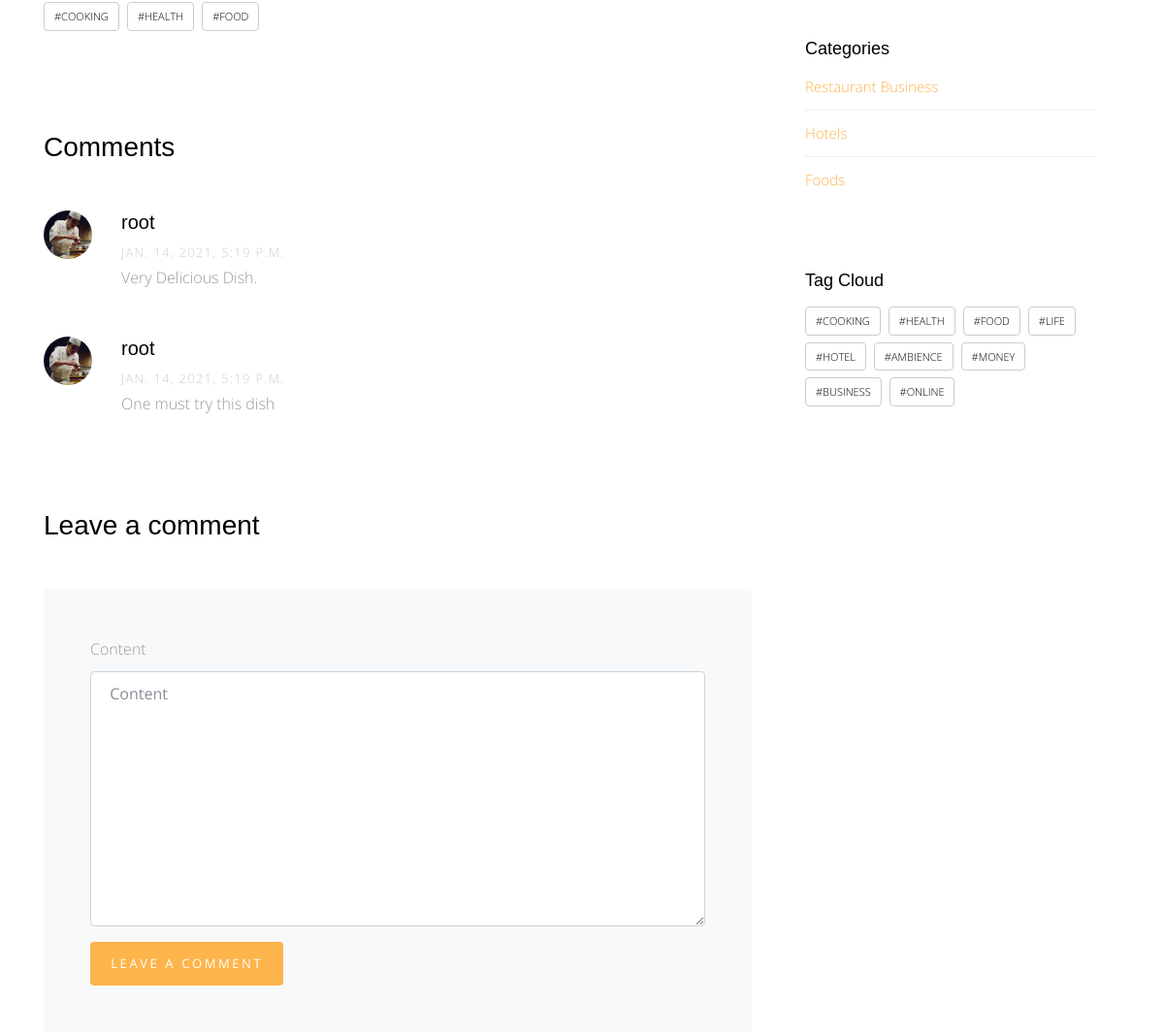
The page /blog/3 (middle part) on the database as committed earlier.
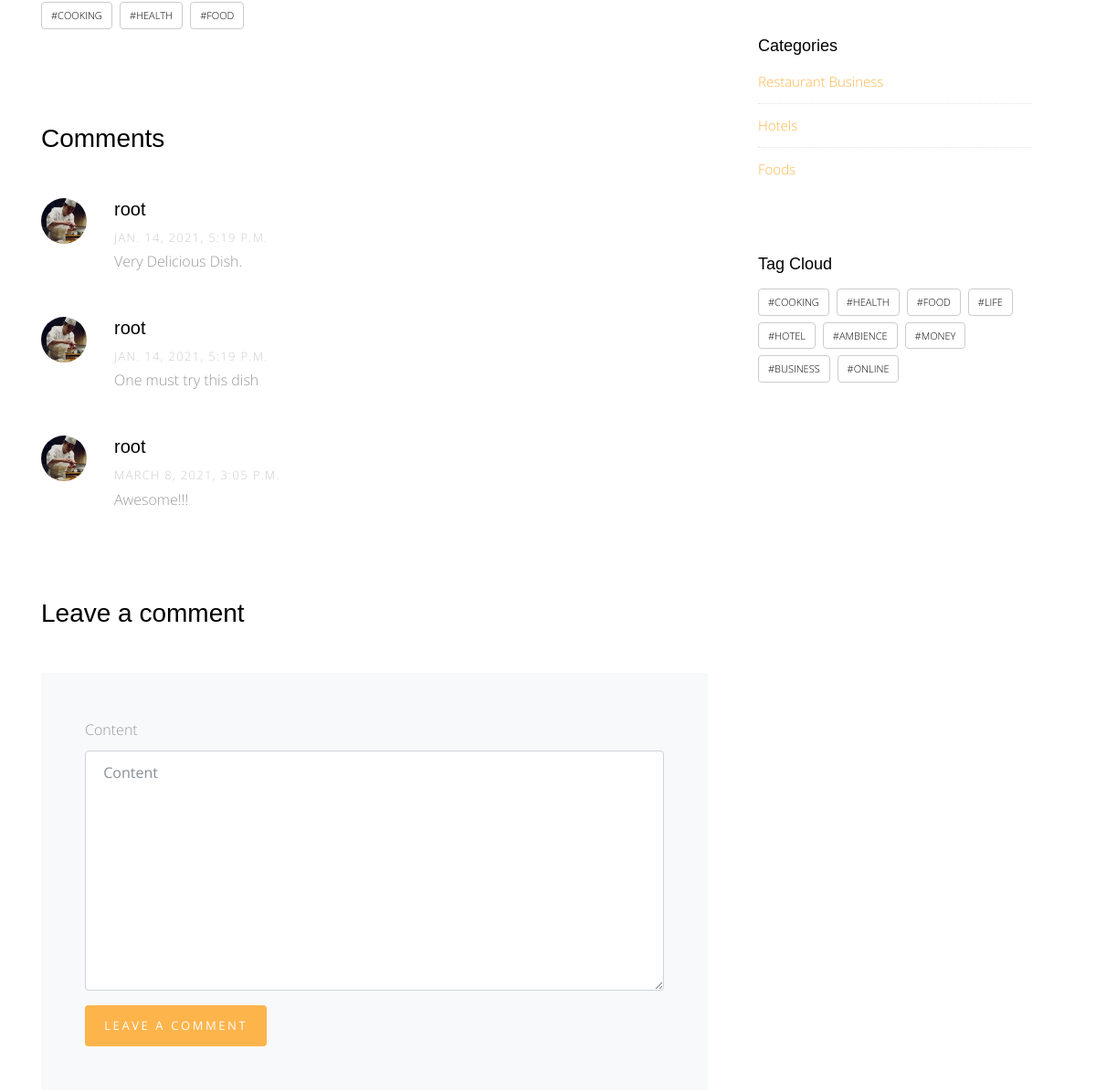
The same page on the database as committed later.
### blog/models.py (models this page shows, shortened)
class Comment(models.Model):
    user = models.ForeignKey(User , on_delete=models.CASCADE)
    post = models.ForeignKey(Post , on_delete=models.CASCADE)
    content = models.TextField()
    created = models.DateTimeField(default=timezone.now)

class Category(models.Model):
    category_name=models.CharField(max_length=50)
    class Meta:
        verbose_name='category'
        verbose_name_plural='categories'
    def __str__(self):
        return self.category_name

### blog/views.py (the view, shortened to what this page needs)
# urls.py: path('<int:id>',views.post_detail,name="post_detail"),
def post_detail(request,id):
    post_detail=Post.objects.get(id=id)
    categories=Category.objects.all()
    all_tags= Tag.objects.all()
    comments=Comment.objects.filter(post=post_detail)
    comment_form=CommentForm()
    context={
        'post_detail':post_detail,
        'categories':categories,
        'all_tags':all_tags,
        'comments':comments,
        'comment_form':comment_form,
    }
    return render(request,"blog/post_detail.html",context)

### blog/forms.py
class CommentForm(forms.ModelForm):
    class Meta:
        model=Comment
        fields=['content']

### blog/models.py (called while the page is built)
    def __str__(self):
        return self.title

### blog/templates/blog/post_detail.html (shortened to what this page needs)
{% extends 'base.html' %}
{% load static %}
{% load bootstrap4 %}
{% block body %}
<div class="main-wrap">
       <div class="section">
          <div class="container">
            <div class="row">
              <div class="col-md-8">
                <div class="tag-widget post-tag-container mb-5 mt-5">
                  <div class="tagcloud">
                  {% for tag in post_detail.tags.all %}
                        <a href="{% url 'blog:post_by_tag' tag %}" class="tag-cloud-link">#{{tag}}</a>
                    {% endfor %}
                  </div>
                </div>
                <div class="pt-5 mt-5">
                  <h3 class="mb-5"> Comments</h3>
                  <ul class="comment-list">
                      {% for comment in comments %}
                      <li class="comment">
                        <div class="vcard bio">
                          <img src="{% static 'site_static/img/person_1.jpg' %}" alt="Image placeholder">
                        </div>
                        <div class="comment-body">
                          <h3>{{comment.user}}</h3>
                          <div class="meta">{{comment.created}}</div>
                          <p>{{comment.content}}</p>
                        </div>
                      </li>
                      {% endfor %}
                  </ul>
                  <div class="comment-form-wrap pt-5">
                    <h3 class="mb-5">Leave a comment</h3>
                    <form method="POST" class="p-5 bg-light">
                    {% bootstrap_form comment_form %}
                    {% buttons %}
                    <button type="submit" class="btn btn-primary">Leave A Comment</button>
                    {% endbuttons %}
                    </form>
                  </div>
                </div>
              </div>
              <div class="col-md-4 sidebar">
                <div class="sidebar-box">
                  <div class="categories">
                    <h3>Categories</h3>
                    {% for category in categories %}
                    <li><a href="#">{{category}}</a></li>
                    {% endfor %}
                  </div>
                </div>
                <div class="sidebar-box">
                  <h3>Tag Cloud</h3>
                  <div class="tagcloud">
                  {% for tag in all_tags %}
                        <a href="{% url 'blog:post_by_tag' tag %}" class="tag-cloud-link">#{{tag}}</a>
                    {% endfor %}
                  </div>
                </div>
              </div>
            </div>
          </div>
        </div>
      </div>
    {% endblock body %}

Rows that differ between the two databases and show on the page:
added Comment: user "root", created "MARCH 8, 2021, 3:05 P.M.", content "Awesome!!!"
